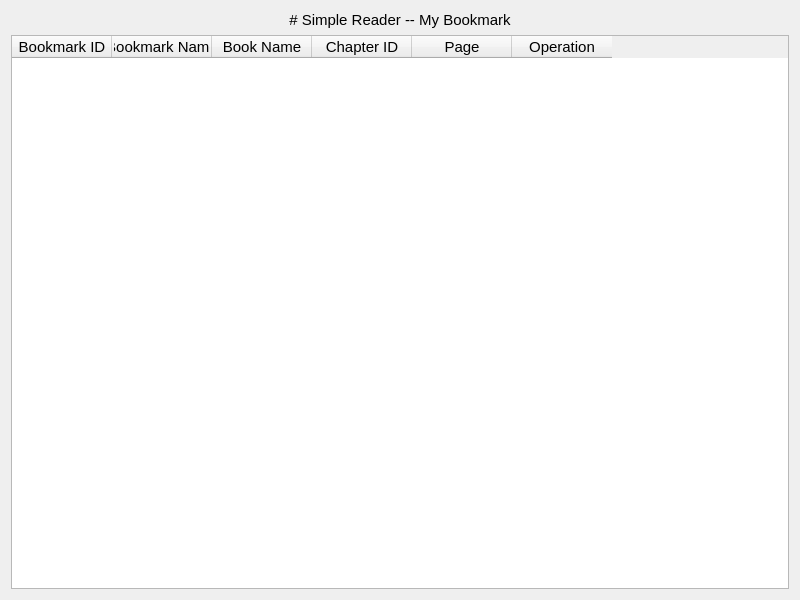
<?xml version="1.0" encoding="UTF-8"?>
<ui version="4.0">
    <class>Form</class>
    <widget class="QWidget" name="Form">
        <property name="geometry">
            <rect>
                <x>0</x>
                <y>0</y>
                <width>800</width>
                <height>600</height>
            </rect>
        </property>
        <property name="windowTitle">
            <string>Form</string>
        </property>
        <layout class="QHBoxLayout" name="horizontalLayout">
            <item>
                <layout class="QVBoxLayout" name="verticalLayout">
                    <item>
                        <widget class="QLabel" name="label">
                            <property name="font">
                                <font>
                                    <pointsize>11</pointsize>
                                </font>
                            </property>
                            <property name="text">
                                <string># Simple Reader -- My Bookmark</string>
                            </property>
                            <property name="textFormat">
                                <enum>Qt::MarkdownText</enum>
                            </property>
                            <property name="alignment">
                                <set>Qt::AlignCenter</set>
                            </property>
                        </widget>
                    </item>
                    <item>
                        <widget class="QTableWidget" name="tableWidget">
                            <property name="font">
                                <font>
                                    <pointsize>11</pointsize>
                                </font>
                            </property>
                            <property name="editTriggers">
                                <set>QAbstractItemView::NoEditTriggers</set>
                            </property>
                            <property name="selectionBehavior">
                                <enum>QAbstractItemView::SelectRows</enum>
                            </property>
                            <property name="showGrid">
                                <bool>false</bool>
                            </property>
                            <property name="gridStyle">
                                <enum>Qt::SolidLine</enum>
                            </property>
                            <property name="sortingEnabled">
                                <bool>true</bool>
                            </property>
                            <attribute name="horizontalHeaderVisible">
                                <bool>true</bool>
                            </attribute>
                            <attribute name="horizontalHeaderCascadingSectionResizes">
                                <bool>false</bool>
                            </attribute>
                            <attribute name="verticalHeaderVisible">
                                <bool>false</bool>
                            </attribute>
                            <column>
                                <property name="text">
                                    <string>Bookmark ID</string>
                                </property>
                            </column>
                            <column>
                                <property name="text">
                                    <string>Bookmark Name</string>
                                </property>
                            </column>
                            <column>
                                <property name="text">
                                    <string>Book Name</string>
                                </property>
                            </column>
                            <column>
                                <property name="text">
                                    <string>Chapter ID</string>
                                </property>
                            </column>
                            <column>
                                <property name="text">
                                    <string>Page</string>
                                </property>
                            </column>
                            <column>
                                <property name="text">
                                    <string>Operation</string>
                                </property>
                            </column>
                        </widget>
                    </item>
                </layout>
            </item>
        </layout>
    </widget>
    <resources/>
    <connections/>
</ui>
